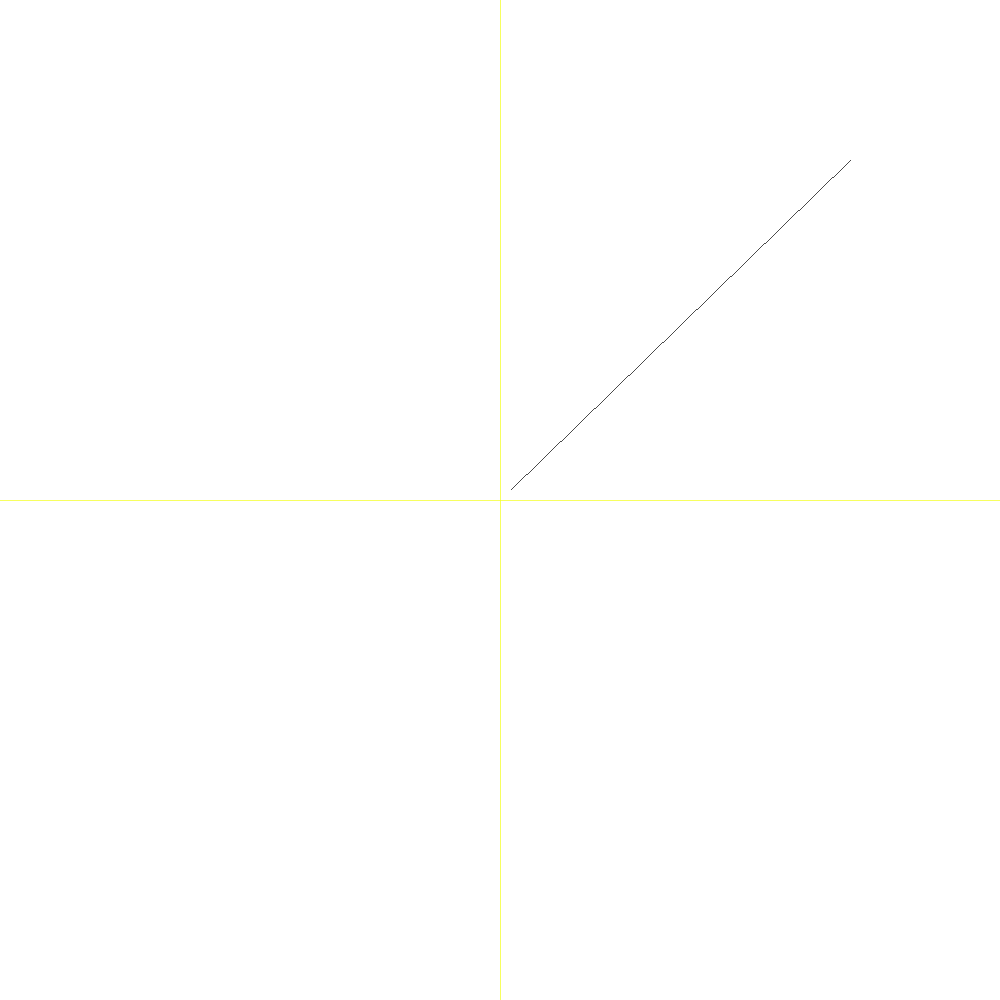
Frame 1 (no input)
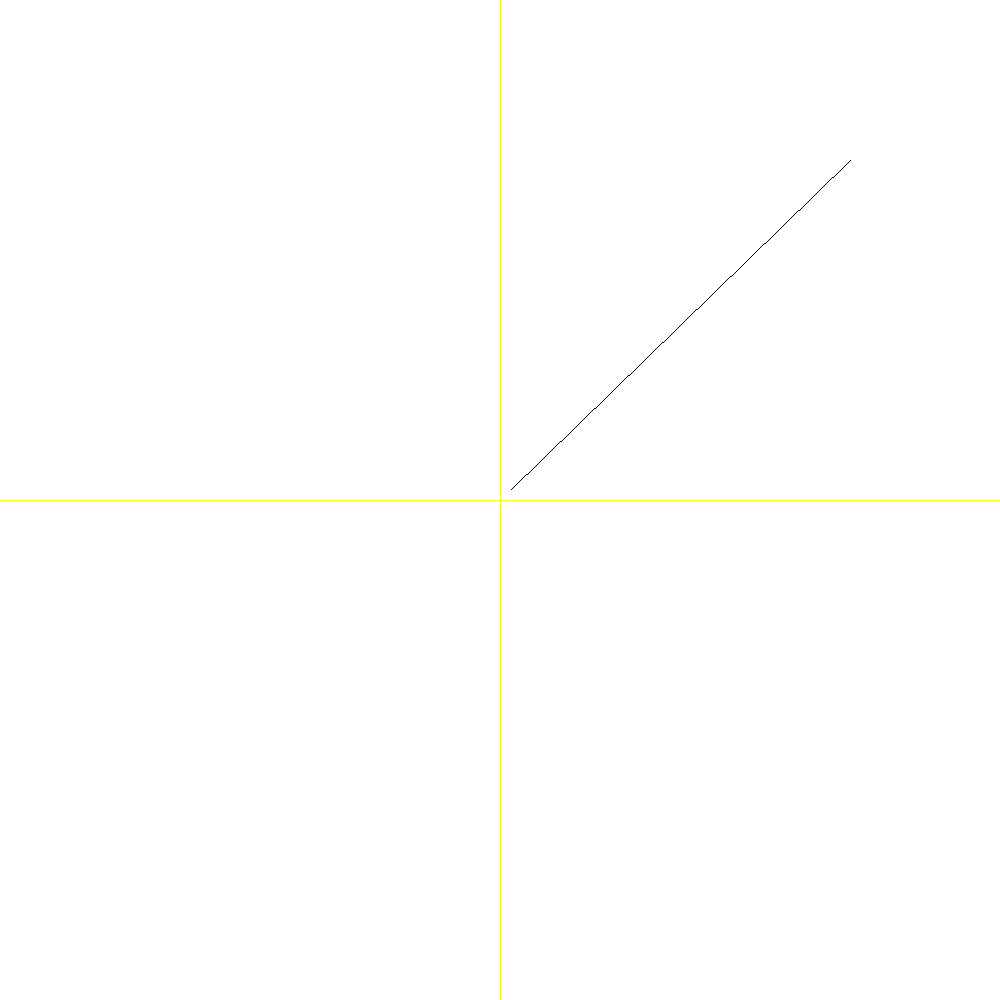
Frame 60 (the mouse pressed at the canvas centre just before this capture)
Frame 120 (the mouse held since frame 60 and released just before this capture): identical to frame 60, image omitted

The Processing sketch that drew these frames (run headless with seeded random() and noise(); from frame 60 on, the mouse is pressed at the canvas centre):

// Processing sketch: bresenhamDiperbesar
// ── bresenhamDiperbesar.pde
int lebarCanvas=1000;
int tinggiCanvas=1000;

void setup(){
  size(1000,1000);
  background(255);
}

color merah = color (255,0,0);
color biru = color (0,0,255);
color hijau = color (0,255,0);
color hitam = color (0,0,0);
color kuning = color (244, 255, 30);
color putih = color (255,255,255);
color violet = color (255,0,255);

void draw(){
  garisBantu();
  stroke(hitam);
  bresenham(10,350,10,340);
}

void bresenham(int x1, int x2, int y1, int y2){
  int xKondisi, yKondisi,dx, dy, p;
  xKondisi=x1;
  yKondisi=y1;
  dx=abs(x2-x1);
  dy=abs(y2-y1);
  if(dx>dy){
    p=2*dy-dx;
    do{
      if(p>0){
        xKondisi+=1;
        yKondisi+=1;
        p=p+((2*dy)-(2*dx));
        titik(xKondisi,yKondisi);
      }else{
        xKondisi+=1;
        p=p+2*dy;
        titik(xKondisi,yKondisi);
      }
    }while(xKondisi!=x2||yKondisi!=y2);
  }else{
    p=2*dx-dy;
    do{
      if(p>0){
        xKondisi+=1;
        yKondisi+=1;
        p=p+((2*dy)-(2*dx));
        titik(xKondisi,yKondisi);
      }else{
        yKondisi+=1;
        p=p+2*dx;
        titik(xKondisi,yKondisi);
      }
    }while(xKondisi!=x2||yKondisi!=y2);
  }
}

void titik(int xxx, int yyy)
{
    point(xxx+(lebarCanvas/2), (yyy*-1)+(tinggiCanvas/2));
}

void garisBantu(){
  stroke(kuning);
  for(int z=0;z<lebarCanvas;z++){
    point(lebarCanvas/2,z);
    point(z,tinggiCanvas/2);
  }
  stroke(0,0,0);
}
